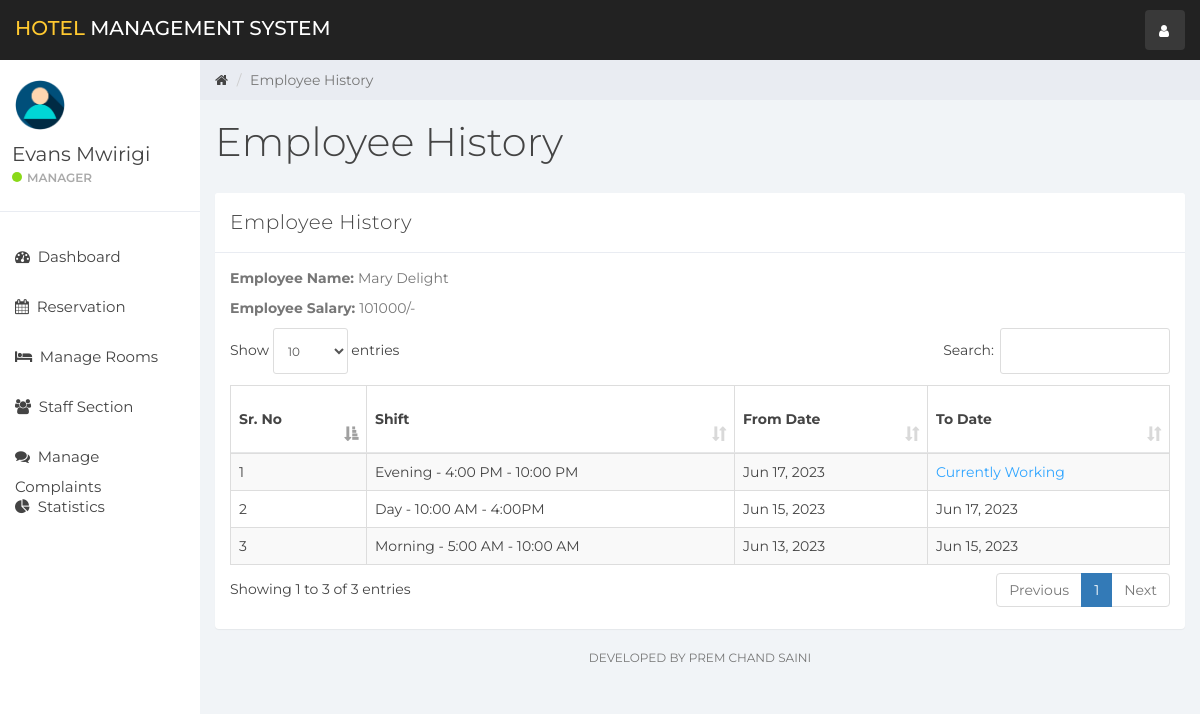
/index.php?emp_history&empid=1 (signed in), run on the app's committed database.
### tables this page shows
CREATE TABLE `user` (
  `id` int(11) NOT NULL,
  `name` varchar(100) NOT NULL,
  `username` varchar(15) NOT NULL,
  `email` varchar(100) NOT NULL,
  `password` varchar(100) NOT NULL,
  `created_at` timestamp NOT NULL DEFAULT CURRENT_TIMESTAMP
);

CREATE TABLE `staff` (
  `emp_id` int(11) NOT NULL,
  `emp_name` varchar(100) NOT NULL,
  `staff_type_id` int(11) NOT NULL,
  `shift_id` int(11) NOT NULL,
  `id_card_type` int(11) NOT NULL,
  `id_card_no` varchar(20) NOT NULL,
  `address` varchar(100) NOT NULL,
  `contact_no` bigint(20) NOT NULL,
  `salary` bigint(20) NOT NULL,
  `joining_date` timestamp NOT NULL DEFAULT CURRENT_TIMESTAMP,
  `updated_at` timestamp NOT NULL DEFAULT CURRENT_TIMESTAMP ON UPDATE CURRENT_TIMESTAMP
);

CREATE TABLE `emp_history` (
  `id` int(11) NOT NULL,
  `emp_id` int(11) NOT NULL,
  `shift_id` int(11) NOT NULL,
  `from_date` timestamp NOT NULL DEFAULT CURRENT_TIMESTAMP,
  `to_date` timestamp NULL DEFAULT NULL,
  `created_at` timestamp NOT NULL DEFAULT CURRENT_TIMESTAMP
);

CREATE TABLE `shift` (
  `shift_id` int(10) NOT NULL,
  `shift` varchar(100) NOT NULL,
  `shift_timing` varchar(100) NOT NULL
);

### emp_history.php (the view, shortened to what this page needs)
<div class="col-sm-9 col-sm-offset-3 col-lg-10 col-lg-offset-2 main">
    <div class="row">
        <ol class="breadcrumb">
            <li><a href="#">
                    <em class="fa fa-home"></em>
                </a></li>
            <li class="active">Employee History</li>
        </ol>
    </div>
    <div class="row">
        <div class="col-lg-12">
            <h1 class="page-header">Employee History</h1>
        </div>
    </div>
    <div class="row">
        <div class="col-lg-12">
            <div class="panel panel-default">
                <div class="panel-heading">Employee History</div>
                <div class="panel-body">
                    <?php
                    if(isset($_GET['empid'])){
                        $emp_id = $_GET['empid'];
                    }else{
                        header('Location:404.php');
                    }
                    $emp = "SELECT * FROM staff WHERE emp_id='$emp_id'";
                    $emp_result = mysqli_query($connection,$emp);
                    $employee = mysqli_fetch_assoc($emp_result);
                    ?>
                    <p><b>Employee Name: </b> <?php echo $employee['emp_name']; ?></p>
                    <p><b>Employee Salary: </b> <?php echo $employee['salary'].'/-'; ?></p>
                    <table class="table table-striped table-bordered table-responsive" cellspacing="0" width="100%"
                           id="rooms">
                        <thead>
                        <tr>
                            <th>Sr. No</th>
                            <th>Shift</th>
                            <th>From Date</th>
                            <th>To Date</th>
                        </tr>
                        </thead>
                        <tbody>
                        <?php
                        $staff_query = "SELECT * FROM emp_history NATURAL JOIN shift WHERE emp_id = '$emp_id' ORDER BY created_at DESC";
                        $staff_result = mysqli_query($connection, $staff_query);
                        if (mysqli_num_rows($staff_result) > 0) {
                            $num = 0;
                            while ($staff = mysqli_fetch_assoc($staff_result)) {
                                $num++;
                                ?>
                                <tr>
                                    <td><?php echo $num; ?></td>
                                    <td><?php echo $staff['shift'].' - '.$staff['shift_timing']; ?></td>
                                    <td><?php echo date('M j, Y', strtotime($staff['from_date'])); ?></td>
                                    <td>
                                        <?php
                                        if ($staff['to_date'] == NULL){
                                            echo "<div class='color-blue'>Currently Working</div>";
                                        }else{
                                            echo date('M j, Y', strtotime($staff['to_date']));
                                        }?>
                                    </td>
                                </tr>
                                <?php
                            }
                        }
                        ?>
                        </tbody>
                    </table>
                </div>
            </div>
        </div>
    </div>
    <div class="row">
        <div class="col-sm-12">
        <p class="back-link">Developed By Prem Chand Saini</p>
        </div>
    </div>
</div>

### sidebar.php (shortened to what this page needs)
<div id="sidebar-collapse" class="col-sm-3 col-lg-2 sidebar">
    <div class="profile-sidebar">
        <div class="profile-userpic">
            <img src="img/user.png" class="img-responsive" alt="">
        </div>
        <div class="profile-usertitle">
            <div class="profile-usertitle-name"><?php echo $user['name'];?></div>
            <div class="profile-usertitle-status"><span class="indicator label-success"></span>Manager</div>
        </div>
    </div>
    <ul class="nav menu">
    <?php
        if (isset($_GET['dashboard'])){ ?>
            <li class="active">
                <a href="index.php?dashboard"><em class="fa fa-dashboard">&nbsp;</em>
                    Dashboard
                </a>
            </li>
        <?php } else{?>
            <li>
                <a href="index.php?dashboard"><em class="fa fa-dashboard">&nbsp;</em>
                    Dashboard
                </a>
            </li>
        <?php }
        if (isset($_GET['reservation'])){ ?>
            <li class="active">
            <a href="index.php?reservation"><em class="fa fa-calendar">&nbsp;</em>
                    Reservation
                </a>
            </li>
        <?php } else{?>
            <li>
            <a href="index.php?reservation"><em class="fa fa-calendar">&nbsp;</em>
                    Reservation
                </a>
            </li>
        <?php }
        if (isset($_GET['room_mang'])){ ?>
            <li class="active">
                <a href="index.php?room_mang"><em class="fa fa-bed">&nbsp;</em>
                    Manage Rooms
                </a>
            </li>
        <?php } else{?>
            <li>
            <a href="index.php?room_mang"><em class="fa fa-bed">&nbsp;</em>
                    Manage Rooms
                </a>
            </li>
        <?php }
        if (isset($_GET['staff_mang'])){ ?>
            <li class="active">
                <a href="index.php?staff_mang"><em class="fa fa-users">&nbsp;</em>
                    Staff Section
                </a>
            </li>
        <?php } else{?>
            <li>
                <a href="index.php?staff_mang"><em class="fa fa-users">&nbsp;</em>
                    Staff Section
                </a>
            </li>
        <?php }
        if (isset($_GET['complain'])){ ?>
            <li class="active">
                <a href="index.php?complain"><em class="fa fa-comments">&nbsp;</em>
                    Manage Complaints
                </a>
            </li>
        <?php } else{?>
            <li>
                <a href="index.php?complain"><em class="fa fa-comments">&nbsp;</em>
                    Manage Complaints
                </a>
            </li>
        <?php }
        ?>
        <?php
        if (isset($_GET['statistics'])){ ?>
            <li class="active">
                <a href="index.php?statistics"><em class="fa fa-pie-chart">&nbsp;</em>
                    Statistics
                </a>
            </li>
        <?php } else{?>
        <li>
            <a href="index.php?statistics"><em class="fa fa-pie-chart">&nbsp;</em>
                Statistics
            </a>
        </li>
<?php }?>
    </ul>
</div>

### css/styles.css (style rules this page uses)
body { background: #f1f4f7; padding-top: 60px; font-size: 14px; color: #444444; font-family: "Montserrat", "Helvetica Neue", Helvetica, Arial, sans-serif; }
p { color: #777; }
a, a:hover, a:focus { color: #444444; }
h1, h2, h3, h4, h5, h6 { color: #444444; }
h1 { font-weight: 300; font-size: 40px; }
.color-blue { color: #30a5ff; }
.label-success { background-color: #8ad919; }
.panel { border: 0; }
.panel-heading { font-size: 20px; font-weight: 300; letter-spacing: 0.025em; height: 60px; line-height: 38px; }
.panel-default .panel-heading { background: #fff; border-bottom: 1px solid #e9ecf2; color: #444444; }
.sidebar { display: block; padding: 0; display: none; box-shadow: none; background: #fff; }
.sidebar ul { margin: 20px 0px; }
@media (min-width: 768px) { .sidebar { display: block; position: fixed; top: 60px; bottom: 0; left: 0; z-index: 1000; display: block; margin: 0; padding: 0; overflow-x: hidden; overflow-y: auto; } }
.sidebar ul.nav li a { height: 50px; font-size: 15px; line-height: 2em; color: #444444; }
.profile-sidebar { padding: 10px 0; border-bottom: 1px solid #e9ecf2; }
.indicator { width: 10px; height: 10px; display: inline-block; border-radius: 9999px; margin-right: 5px; }
.profile-userpic img { float: left; margin: 10px 0px 0px 15px; width: 50px; height: 50px; border-radius: 9999px !important; }
.profile-usertitle { float: left; text-align: left; margin: 10px 0 0 12px; }
.profile-usertitle-name { font-size: 20px; margin-bottom: 0px; }
.profile-usertitle-status { text-transform: uppercase; color: #aaa; font-size: 12px; font-weight: 600; margin-bottom: 15px; }
.breadcrumb { border-radius: 0; padding: 10px 15px 10px 15px; background: #e9ecf2; margin: 0; }
h1.page-header { margin-top: 20px; border-bottom: 0; }
.table { background: #fff; }
.table > thead > tr > th { border-bottom: 1px solid #e6e7e8; vertical-align: middle; height: 50px; }
p.back-link { text-align: center; margin-bottom: 20px; font-size: 12px; text-transform: uppercase; }

### data on the page
user: name "Evans Mwirigi"
staff: emp_name "Mary Delight", salary "101000"
emp_history: shift.shift "Evening", shift.shift_timing "4:00 PM - 10:00 PM", from_date "Jun 17, 2023", shows "Currently Working"
emp_history: shift.shift "Day", shift.shift_timing "10:00 AM - 4:00PM", from_date "Jun 15, 2023", to_date "Jun 17, 2023"
emp_history: shift.shift "Morning", shift.shift_timing "5:00 AM - 10:00 AM", from_date "Jun 13, 2023", to_date "Jun 15, 2023"
